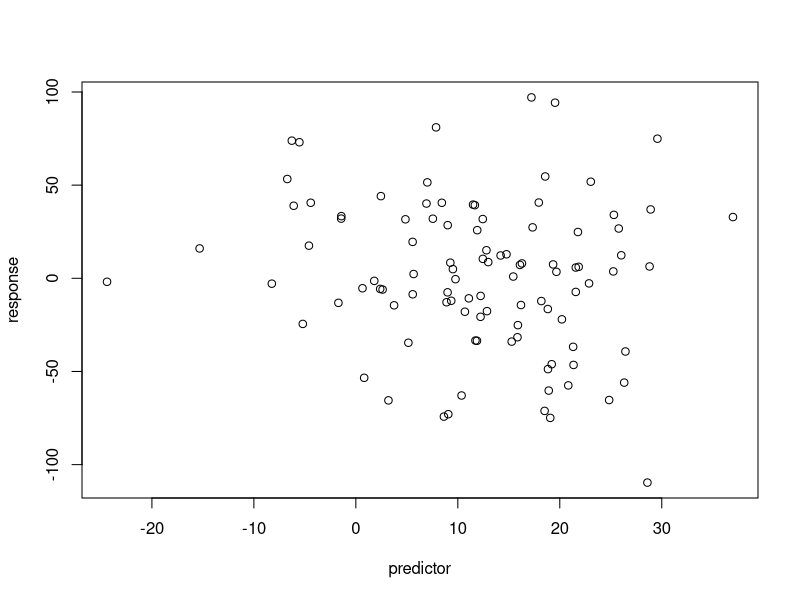
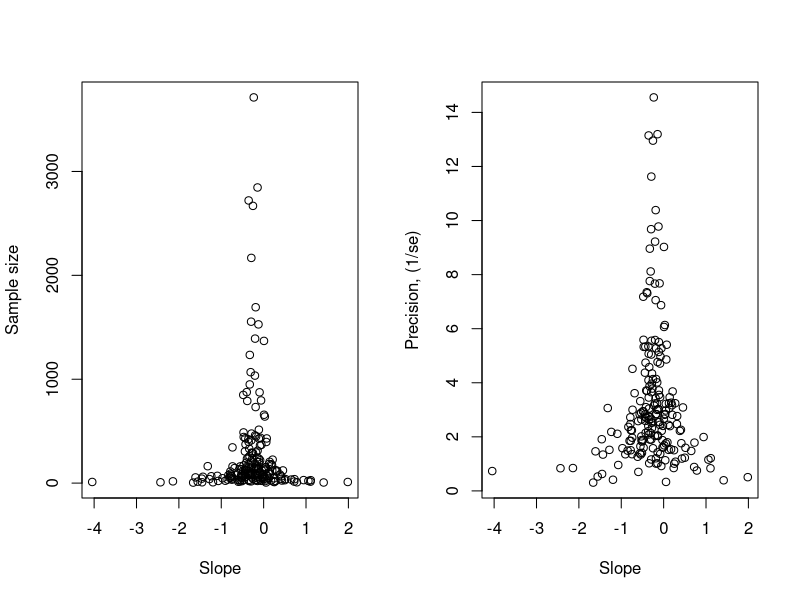
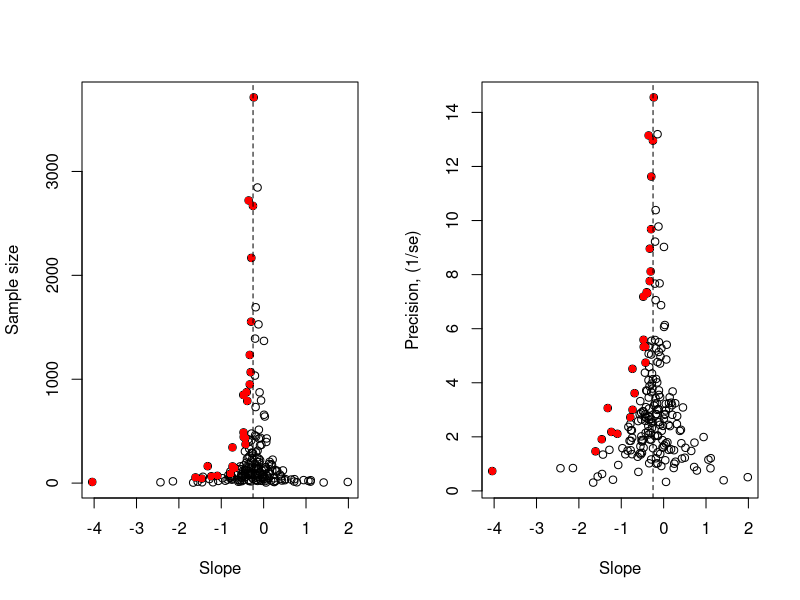
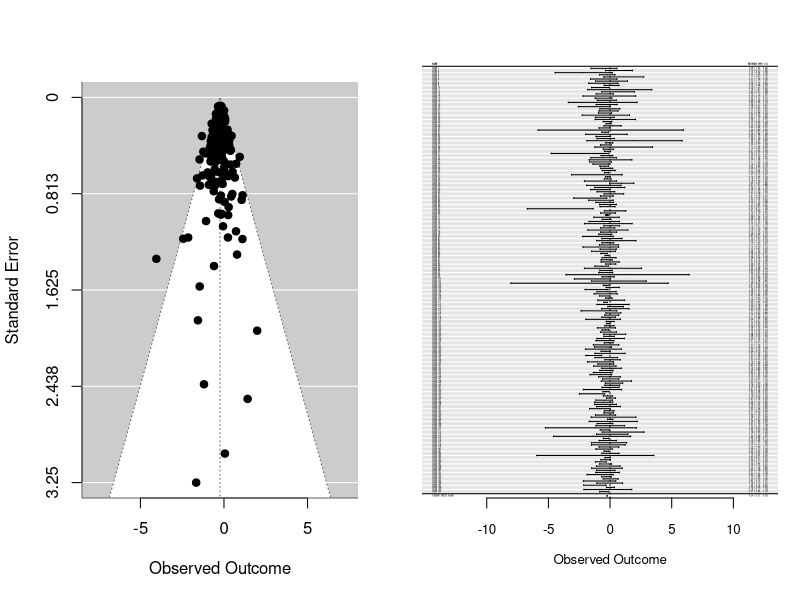
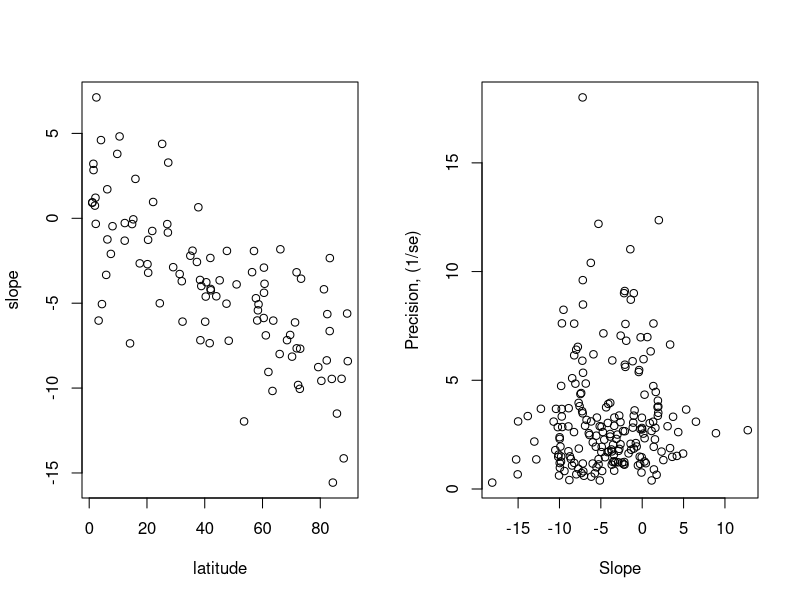
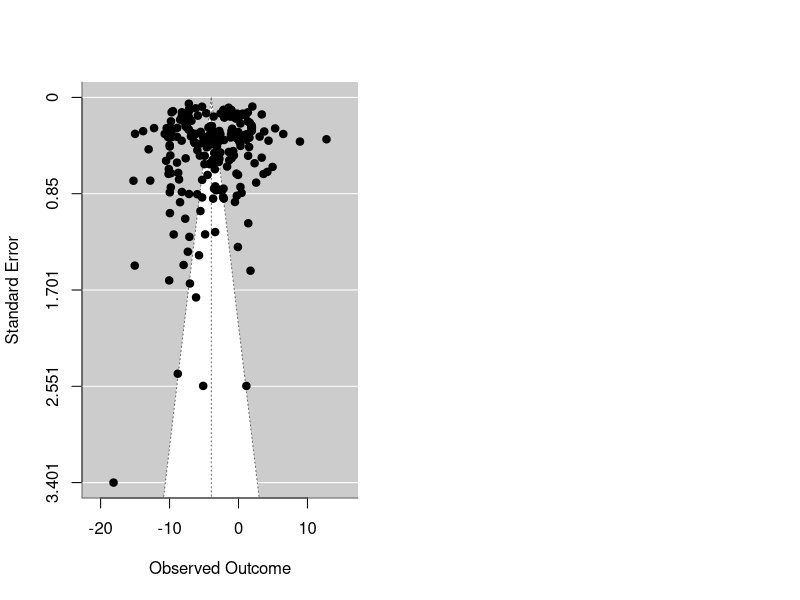

R code for these plots, in order:
#installing packages 

install.packages("metafor",dependencies=TRUE,repos="https://cloud.r-project.org")

#2 The funnel plot 

#2.1 Simulating data
#the funnel plot is an incredibly useful way of visualising effect size data
#this plot can tell us a lot about the underlying processes and biases that generated the data
#observing a funnel plot under the scenario where the dataset of different sizes were all generated with identical parameters and analysed with an lm
#aiming to simulate a dataset with a specified intercept and slope
#use rnorm to generate random normal predictor and residual; specify n, mean, sd

slope<--0.25
intercept<-0
predictor<-rnorm(n=100,mean=10,sd=10)
response<-intercept+slope*predictor+rnorm(n=100,mean=0,sd=40)
plot(predictor,response)

#question:run a simple lm with the data generated; how does the slope estimate compare with the slope generated
model<-lm(response~predictor)
summary(model)

#2.2 Simulating many datsets
#use the above simulation approach in a for loop to generate lots of datasets differing in size
#store the outputs in a matrix called store: the sample size, the slope, the se of the slope, and the P-value for the slope

store<-matrix(nrow=200,ncol=4)
#We need to create somewhere to store our data

for(x in 1:200){
  #we will simulate 200 different datasets 
  
  samplesize<-ceiling(exp(rnorm(1,4.5,1.5)))+3
  #we're using this code to select sample sizes at random from a log normal distribution, so that small sample sizes are common and large sample sizes are rare. And n is always > 3.                  
  
  
  predictor<-rnorm(n=samplesize,mean=10,sd=10)
  response<-intercept+predictor*slope+rnorm(n=samplesize,0,40)
  #predictor and response are just as we used before, except now n is given by samplesize rather than n = 100
  
  model<-lm(response~predictor)
  #the same linear model as we ran before
  
  store[x,]<-c(samplesize,summary(model)$coefficients[2,1:2],summary(model)$coefficients[2,4])
  #here we extract the model outputs we want and store them in our store matrix
  
  
}
store<-as.data.frame(store)
names(store)<-c("n","slope","standard.error","p.value")

#2.3 Producing and interpreting a funnel plot
#next step is to visualise the output on a funnel plot; scatterplot where the x-axis is the effect size and y-axis is the inverse of the sampling variance (sample size or se)
#below plot two funnel plots, one using sampling size and the other using precision (1/se)

par(mfrow=c(1,2))
plot(store$slope,store$n,xlab="Slope",ylab="Sample size")
plot(store$slope,(1/store$standard.error),xlab="Slope",ylab="Precision, (1/se)")

#we can colour the slope estimates that are significant (P<0.05) red
#and indicate the slope that we used for the simulation with a vertical dashed line

sigslope<-which(store$p.value<0.05)
par(mfrow=c(1,2))
plot(store$slope,store$n,xlab="Slope",ylab="Sample size")
points(store$slope[sigslope],store$n[sigslope],pch=16,col="red")
abline(v=slope,lty=2)
plot(store$slope,(1/store$standard.error),xlab="Slope",ylab="Precision, (1/se)")
points(store$slope[sigslope],(1/store$standard.error[sigslope]),pch=16,col="red")
abline(v=slope,lty=2)

#3 A basic meta analysis 
#3.1 Estimating mean effect size ignoring sampling variance
#often the aim of a meta-analysis is to estimate the mean effect size
#if we imagine that our 200 simulated slope estimates gave come from 200 different studies then the most straightfoward way of finding out mean effect size is to use an lm

model2<-lm(slope~1,data=store)
#The ~1 tells the model to fit an intercept only.
summary(model2)

#question: what is wring with the analysis above?
#ignores sampling variance, and the fact that some slopes are estimated much more accurately than others 

#3.2 estimating the mean effect size using metafor 
#metafor is an r package that has lots of functionality and flexibility for running meta-analyses 
#main r function is rma 

library(metafor)

?rma

meta<-rma(yi=slope,sei=standard.error,data=store)
meta

#summary of the main output:
  #the mean estimate and the standard error of the mean and 95% ci
  #tau^2 - an estimate of the variance in true effect sizes among studies 
  #i^2 statistic - tells us what proportion of the total variance (sampling variance + among study heterogeneity in effect size) is due to among study heterogeneity in effect size
  #test for heterogeneity - this provides a test of whether there is significant heterogeneity in effect sizes 
#should see from the model outputs that the estimate is close to the slope value we started with and the lack of heterogeneity in slopes is consistent with what we predicted 

#we can also see some of metafor's built in plotting functions to generate a funnel and forest plot

funnel(meta)

forest(meta,cex.lab=0.8,cex.axis=0.8,addfit=TRUE,shade="zebra")

#4 A meta-analysis with moderators and random terms 
#4.1 simulating a new meta-dataset 

#this time we will generate datasets such that the slope estimates (effect sizes) vary as a function of another variable
#let’s imagine that the slopes we are generating correspond to the effect of temperature on phenology (days/degree C), and that this slope becomes more negative with latitude
#to achieve this we’ll adjust the simulation loop we used earlier, adding a new step to it where we generate a latitudinal relationship between temperature and the slope
#the code we’ll use to generate the latitudinal gradient is immediately below
#we’ve made it so that latitude predicts slope (ie. species from further north advance timings more in response to temperature), but some residual variation in slope remains
#you could think of this residual variation as being due to populations having slightly different slopes

latitude<-runif(100,0,90)
#we will randomly sample a latitude from 0,90 degree North
slope<-0+latitude*-0.1+rnorm(100,0,3)
plot(latitude,slope)

#next step we’ll add this to the code we had before
#add one extra thing, and that’s a random effect, such that slopes vary among 20 species
#slopes 1-10 will be for species 1, slopes 11-20 species 2 and so on

store2<-matrix(nrow=200,ncol=7)
#We need to create somewhere to store our data. We'll call this one store2 to distinguish it from the previous one. This time we also want to save the latitude and species that the slope estimate comes from. We will aslo save a unique ID for each observation - we can use this later to include a residual random effect

species<-rep(1:20,each=10)
specieseffect<-rep(rnorm(20,0,2),each=10)
#we will use this to generate our 20 species random effects

for(x in 1:200){
  #we will simulate 200 different datasets 
  
  latitude<-runif(1,0,90)
  
  slope<-0+specieseffect[x]+latitude*-0.1+rnorm(1,0,3)
  
  samplesize<-ceiling(exp(rnorm(1,4.5,1.5)))
  #we're using this code to select sample sizes at random from a log normal distribution, so that small sample sizes are common and large sample sizes are rare                    
  
  if(samplesize>3){
    #we included this if function so that we don't run an analyses on datasets that are too small
    predictor<-rnorm(n=samplesize,mean=10,sd=10)
    response<-intercept+predictor*slope+rnorm(n=samplesize,0,40)
    
    model<-lm(response~predictor)
    #the same linear model as we ran before
    
    store2[x,]<-c(samplesize,summary(model)$coefficients[2,1:2],summary(model)$coefficients[2,4],latitude,species[x],x)
    #here we extract the model outputs we want and store them in our store matrix
    
    
  }}
store2<-as.data.frame(store2)
names(store2)<-c("n","slope","standard.error","p.value","latitude","species","ID")

#4.2 funnel plot and simple meta-analysis 

plot(store2$slope,(1/store2$standard.error),xlab="Slope",ylab="Precision, (1/se)")

meta2<-rma(yi=slope,sei=standard.error,data=store2)
funnel(meta2)


#question: why doesn't the slope estimate funnel in much this time?
  #There is substantial heterogeneity in the slope, as is also reflected in the I^2 value and the test for heterogeneity

#4.3 a meta analysis and controlling for latituse 
#a meta-analysis model can be run in the same way as an lm or lmm and we can include fixed and random effects
#common to see fixed effects referred to as moderators, so all we need to add to the rma function is the model formula to include latitude as a covariate 

meta3<-rma(yi=slope,sei=standard.error,mods=~latitude,data=store2)
meta3
